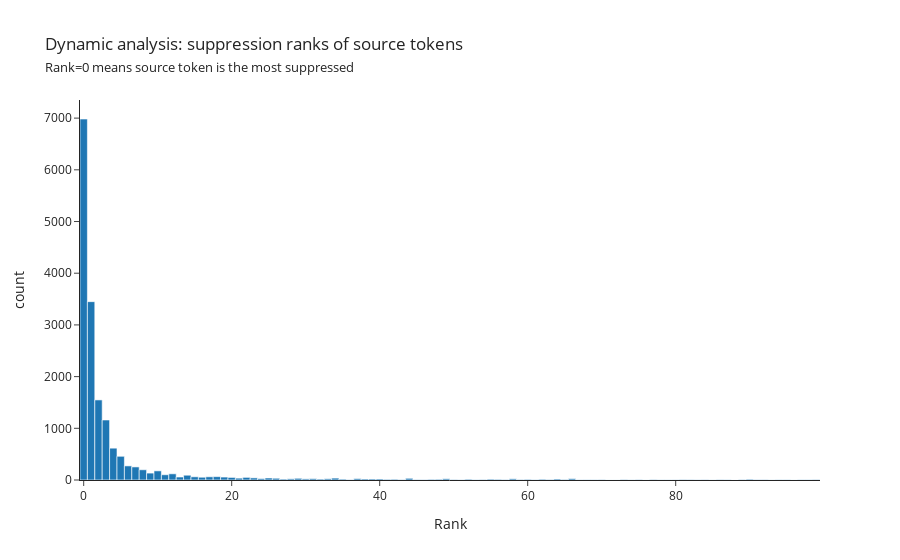

Notebook code for this chart:
### Code cell
print(f"Mean rank = {DLA_src_toks_ranks.float().mean().item():.2f}")
print(f"Median rank = {DLA_src_toks_ranks.float().median().item():.0f}\n")

print(f"Proportion with rank zero = {(DLA_src_toks_ranks == 0).float().mean():.2%}")
print(f"Proportion with rank less than 10 = {(DLA_src_toks_ranks < 10).float().mean():.2%}\n")
print(f"Proportion with rank between 1 and 9 inclusive = {((DLA_src_toks_ranks < 10) & (DLA_src_toks_ranks > 0)).float().mean():.2%}\n")

# Histogram, with all values above 100 cropped so the pattern is more visible
hist(
    DLA_src_toks_ranks[DLA_src_toks_ranks < 100], 
    title=create_title_and_subtitles("Dynamic analysis: suppression ranks of source tokens", ["Rank=0 means source token is the most suppressed"]),
    template="simple_white",
    labels={"x": "Rank"},
)

### Figure 1 — Plotly figure (JSON) as saved in the notebook; plotly's stock layout.template omitted (floating-point values rounded to 4 significant figures; data arrays with more than 128 entries replaced by an {"elided": "..."} marker saying what was removed)
{"data": [{"alignmentgroup": "True", "bingroup": "x", "hovertemplate": "Rank=%{x}<br>count=%{y}<extra></extra>", "legendgroup": "", "marker": {"color": "#1F77B4", "pattern": {"shape": ""}}, "name": "", "offsetgroup": "", "orientation": "v", "showlegend": false, "type": "histogram", "x": {"elided": "17073 int values"}, "xaxis": "x", "yaxis": "y"}], "layout": {"autosize": false, "bargap": 0, "barmode": "overlay", "hovermode": "x unified", "legend": {"tracegroupgap": 0}, "modebar": {"add": ["drawline", "drawopenpath", "drawclosedpath", "drawcircle", "drawrect", "eraseshape"]}, "title": {"text": "Dynamic analysis: suppression ranks of source tokens<br><span style='font-size:13px'>Rank=0 means source token is the most suppressed</span>"}, "xaxis": {"anchor": "y", "domain": [0, 1], "title": {"text": "Rank"}}, "yaxis": {"anchor": "x", "domain": [0, 1], "title": {"text": "count"}}}}
